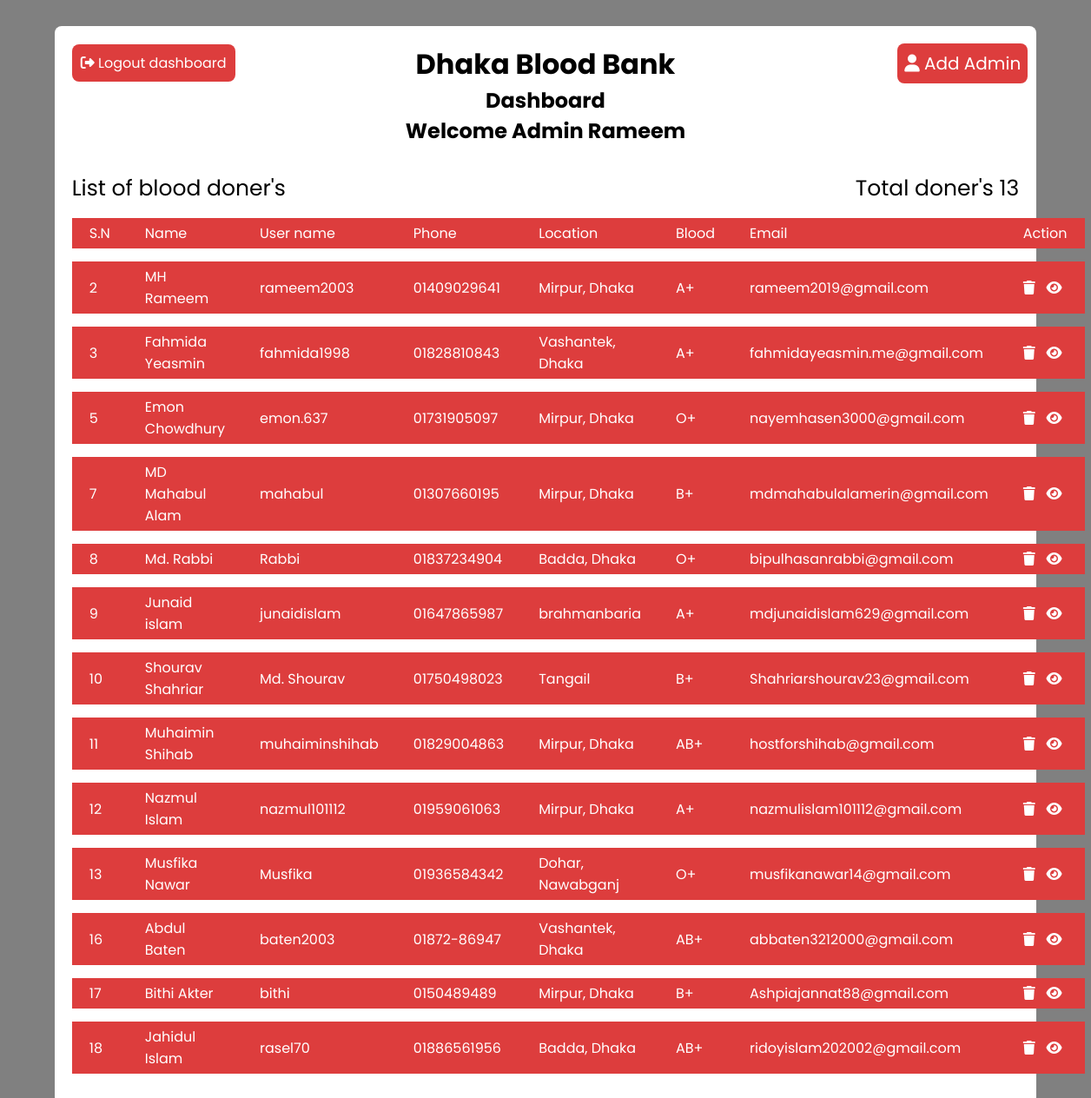
Page /dashboard.php (signed in) on the committed database.
### tables this page shows
CREATE TABLE `donors` (
  `id` int(11) NOT NULL,
  `f_name` varchar(255) NOT NULL,
  `l_name` varchar(255) NOT NULL,
  `u_name` varchar(255) NOT NULL,
  `dob` date NOT NULL,
  `location` varchar(255) NOT NULL,
  `donate_date` date NOT NULL,
  `blood` varchar(5) NOT NULL,
  `photo` varchar(255) NOT NULL,
  `phone` varchar(11) NOT NULL,
  `fb` varchar(255) NOT NULL,
  `email` varchar(255) NOT NULL,
  `password` varchar(255) NOT NULL,
  `gender` varchar(255) DEFAULT NULL
);

### dashboard.php (the view, shortened to what this page needs)
<?php
    include './include/configuration.php';
    $admin_id = $_SESSION['admin_id'];
    $load_doners_info = "SELECT * FROM `donors`";
    $run = mysqli_query($conn, $load_doners_info);
    $total_rows = mysqli_num_rows($run);
    $load_admin_name = "SELECT * FROM `admin` WHERE id = '$admin_id'";
    $run_query = mysqli_query($conn, $load_admin_name);
    if(mysqli_num_rows($run_query)){
        $admin_name = mysqli_fetch_assoc($run_query);
    }
?>
<!DOCTYPE html>
<html lang="en">
<head>
    <link rel="stylesheet" href="./css/dashboard.css">
    <link rel="stylesheet" href="https://cdnjs.cloudflare.com/ajax/libs/font-awesome/6.1.1/css/all.min.css" />
</head>
<body>
    <div class="wrapper">
        <button id="addAdminBtn"><i class="fa-solid fa-user"></i> Add Admin</button>
        <div class="logout">
            <a href="dashboard.php?logout=<?php echo $admin_id ?>"><i class="fa-solid fa-right-from-bracket"></i> Logout dashboard</a>
        </div>
        <div class="title">
            <h1>Dhaka Blood Bank</h1>
            <h2>Dashboard</h2>
        </div>
        <div class="admin_name">
            <h2>Welcome Admin <?php echo $admin_name['admin_user'] ?></h2>
        </div>
        <div class="list">
            <div class="list_head">
                <span class="list_title">List of blood doner's</span>
                <span class="total">Total doner's <?php echo $total_rows ?></span>
            </div>
            <table>
                <thead>
                    <tr>
                        <td>S.N</td>
                        <td>Name</td>
                        <td>User name</td>
                        <td>Phone</td>
                        <td>Location</td>
                        <td>Blood</td>
                        <td>Email</td>
                        <td>Action</td>
                    </tr>
                </thead>
                <tbody>
                    <?php
                        if(mysqli_num_rows($run) > 0){
                            while($row = mysqli_fetch_assoc($run)){
                                ?>
                                    <tr>
                                        <td><?php echo $row['id']; ?></td>
                                        <td><?php echo $row['f_name'] . " " . $row['l_name']; ?></td>
                                        <td><?php echo $row['u_name']; ?></td>
                                        <td><?php echo $row['phone']; ?></td>
                                        <td><?php echo $row['location']; ?></td>
                                        <td><?php echo $row['blood'] ?></td>
                                        <td><?php echo $row['email'] ?></td>
                                        <td><a class="trash" href="dashboard.php?dl=<?php echo $row['id'] ?>"><i class="fa-solid fa-trash"></i></a> &nbsp; <a class="trash" target="_blank" href="./view_profile.php?viewProfile=<?php echo $row['id']; ?>"><i class="fa-solid fa-eye"></i></a> </td>
                                    </tr>
                                <?php
                            }
                        }else{
                            echo "Not found";
                        }
                    ?>
                </tbody>
            </table>
        </div>
    </div>
</body>
</html>

### css/dashboard.css (style rules this page uses)
* { margin: 0; padding: 0; box-sizing: border-box; font-family: 'Poppins', sans-serif; }
body { background-color: gray; }
.wrapper { width: 90%; padding: 20px; background-color: white; margin: 30px auto; border-radius: 8px; position: relative; }
#addAdminBtn { padding: 8px; font-size: 20px; background-color: #dd3d3d; color: white; outline: none; border: none; border-radius: 8px; cursor: pointer; position: absolute; right: 10px; transition: 0.5s linear; }
.wrapper .admin_name, .wrapper .title { text-align: center; text-transform: capitalize; }
.wrapper .admin_name { margin-bottom: 30px; }
.wrapper .list .list_head { display: flex; align-items: center; justify-content: space-between; }
.wrapper .list .list_head .list_title, .wrapper .list .list_head .total { font-size: 25px; }
table { width: 100%; border-collapse: separate; border-spacing: 0 15px; }
table tr { margin: 10px 0; background-color: #dd3d3d; padding: 20px; color: white; }
table tr td { padding: 5px 20px; }
table .trash { color: white; }
.wrapper .logout { text-align: center; position: absolute; top: 30px; }
.wrapper .logout a { background-color: #dd3d3d; color: white; padding: 10px; border-radius: 8px; text-decoration: none; }

### rows in the picture
donors: id "2", f_name "MH", l_name "Rameem", u_name "rameem2003", phone "01409029641", location "Mirpur, Dhaka", blood "A+", email "rameem2019@gmail.com"
donors: id "3", f_name "Fahmida", l_name "Yeasmin", u_name "fahmida1998", phone "01828810843", location "Vashantek, Dhaka", blood "A+", email "fahmidayeasmin.me@gmail.com"
donors: id "5", f_name "Emon", l_name "Chowdhury", u_name "emon.637", phone "01731905097", location "Mirpur, Dhaka", blood "O+", email "nayemhasen3000@gmail.com"
donors: id "7", f_name "MD Mahabul", l_name "Alam", u_name "mahabul", phone "01307660195", location "Mirpur, Dhaka", blood "B+", email "mdmahabulalamerin@gmail.com"
donors: id "8", f_name "Md.", l_name "Rabbi", u_name "Rabbi", phone "01837234904", location "Badda, Dhaka", blood "O+", email "bipulhasanrabbi@gmail.com"
donors: id "9", f_name "Junaid", l_name "islam", u_name "junaidislam", phone "01647865987", location "brahmanbaria", blood "A+", email "mdjunaidislam629@gmail.com"
donors: id "10", f_name "Shourav", l_name "Shahriar", u_name "Md. Shourav", phone "01750498023", location "Tangail", blood "B+", email "Shahriarshourav23@gmail.com"
donors: id "11", f_name "Muhaimin", l_name "Shihab", u_name "muhaiminshihab", phone "01829004863", location "Mirpur, Dhaka", blood "AB+", email "hostforshihab@gmail.com"
donors: id "12", f_name "Nazmul", l_name "Islam", u_name "nazmul101112", phone "01959061063", location "Mirpur, Dhaka", blood "A+", email "nazmulislam101112@gmail.com"
donors: id "13", f_name "Musfika", l_name "Nawar", u_name "Musfika", phone "01936584342", location "Dohar, Nawabganj", blood "O+", email "musfikanawar14@gmail.com"
donors: id "16", f_name "Abdul", l_name "Baten", u_name "baten2003", phone "01872-86947", location "Vashantek, Dhaka", blood "AB+", email "abbaten3212000@gmail.com"
donors: id "17", f_name "Bithi", l_name "Akter", u_name "bithi", phone "0150489489", location "Mirpur, Dhaka", blood "B+", email "Ashpiajannat88@gmail.com"
donors: id "18", f_name "Jahidul", l_name "Islam", u_name "rasel70", phone "01886561956", location "Badda, Dhaka", blood "AB+", email "ridoyislam202002@gmail.com"

### other values in the picture
$admin_name['admin_user'] "Rameem"
$total_rows "13"
